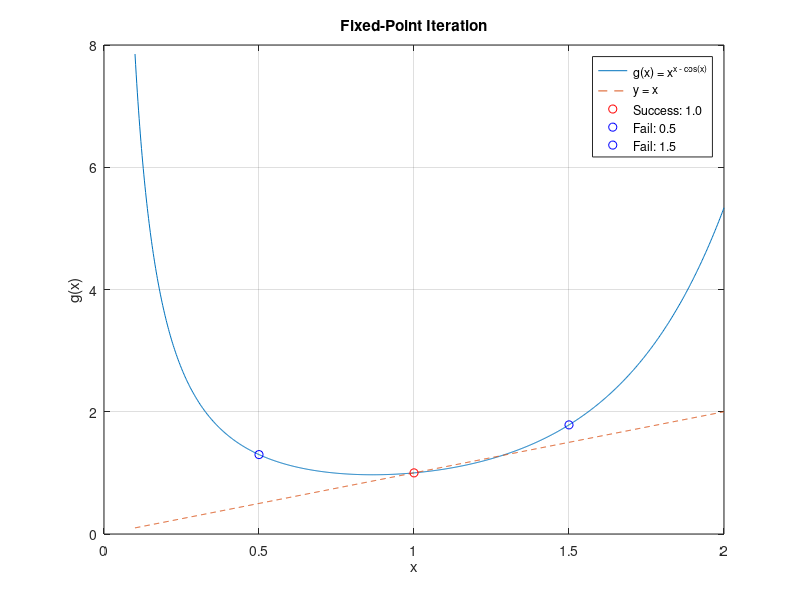

Reproduce this figure in MATLAB.
% The main function of our program
function main()
    clc; clear;

    % Main Area for Input
    g = @(x) x.^(x - cos(x)); % equation

    % Try different initial approximations
    initial_approximations = [0.5, 1.0, 1.5];

    % Call the loop and plotting function
    iterate_and_plot(g, initial_approximations);

end

% Function to perform Fixed-Point Iteration and plot the result
function iterate_and_plot(g, initial_approximations)

    fprintf('Fixed-Point Iteration\n');

    % Initialize arrays to store results for later plotting
    successful_points = [];
    unsuccessful_points = [];

    for i = 1:length(initial_approximations)
        p = initial_approximations(i);
        TOL = 1e-10; % tolerance
        N = 50;      % max num of iterations

        % Function calling
        [success, root] = fixed_point_iteration(g, p, TOL, N);

        % Display results and update arrays for plotting
        if success
            fprintf('Initial approximation %.1f: Iteration succeeded. Root: %.10f\n', p, root);
            successful_points = [successful_points; p, root];
        else
            fprintf('Initial approximation %.1f: Iteration failed after %d iterations\n', p, N);
            unsuccessful_points = [unsuccessful_points; p];
        end
    end

    % Plot the function, y=x line, and fixed points using fplot
    plot_function(g, successful_points, unsuccessful_points);
end

% Function to perform Fixed-Point Iteration
function [success, root] = fixed_point_iteration(g, p, TOL, N)

    success = false;

    % Step 1
    i = 1;

    % Step 2
    while i <= N

        % Step 3
        P = g(p);

        % Step 4
        if abs(P - p) < TOL

            success = true;
            root = p;
            return;
        end

        % Step 5
        i = i + 1;

        % Step 6
        p = P;
    end

    % Step 7 - if not success
    root = NaN;
end

% Function to plot the function, y=x line, and fixed points
function plot_function(g, successful_points, unsuccessful_points)
    figure;

    % Plot the function and y=x line using fplot
    x_vals = linspace(0.1, 2, 1000);
    y_vals = g(x_vals);

    plot(x_vals, y_vals, 'DisplayName', 'g(x) = x^{x - cos(x)}');
    hold on;
    plot(x_vals, x_vals, '--', 'DisplayName', 'y = x');

    % Plot successful fixed points
    for i = 1:size(successful_points, 1)
        plot(successful_points(i, 1), g(successful_points(i, 1)), 'ro', 'DisplayName', sprintf('Success: %.1f', successful_points(i, 1)));
    end

    % Plot unsuccessful fixed points
    for i = 1:length(unsuccessful_points)
        plot(unsuccessful_points(i), g(unsuccessful_points(i)), 'bo', 'DisplayName', sprintf('Fail: %.1f', unsuccessful_points(i)));
    end

    xlabel('x');
    ylabel('g(x)');
    title('Fixed-Point Iteration');
    legend('Location', 'northeast');
    grid on;
    hold off;
end

